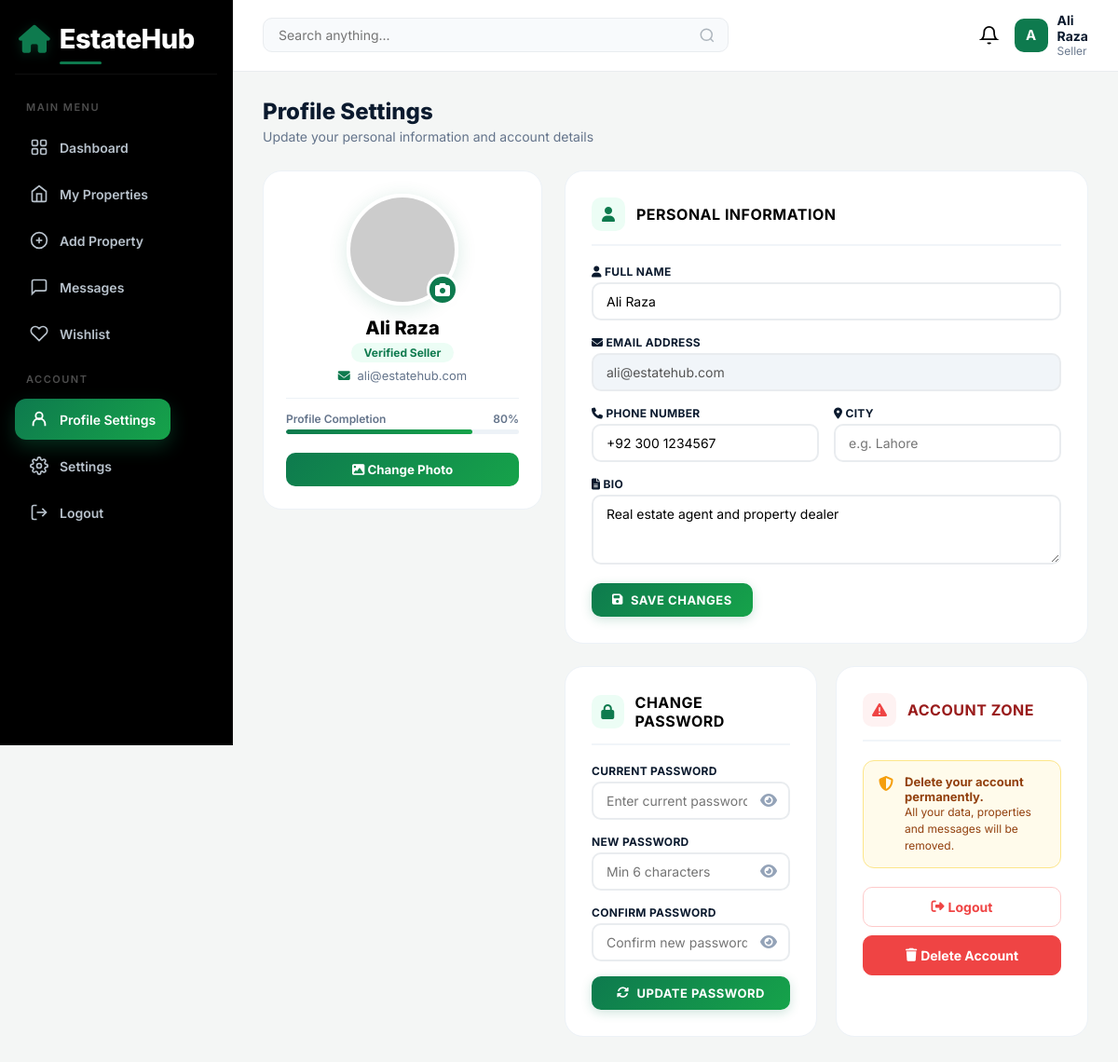
/profile-settings.php (signed in), run on the app's committed database.
### tables this page shows
CREATE TABLE users (
    id INT AUTO_INCREMENT PRIMARY KEY,
    full_name VARCHAR(100) NOT NULL,
    email VARCHAR(100) UNIQUE NOT NULL,
    password VARCHAR(255) NOT NULL,
    phone VARCHAR(20),
    profile_pic VARCHAR(255) DEFAULT NULL,
    bio TEXT,
    user_type ENUM('admin', 'seller', 'user') DEFAULT 'user',
    status ENUM('active', 'inactive', 'banned') DEFAULT 'active',
    created_at TIMESTAMP DEFAULT CURRENT_TIMESTAMP,
    updated_at TIMESTAMP DEFAULT CURRENT_TIMESTAMP ON UPDATE CURRENT_TIMESTAMP
);

### profile-settings.php (the view, shortened to what this page needs)
<?php
require_once __DIR__ . '/includes/config.php';
$seller_id      = $_SESSION['user_id'];
$user_query = mysqli_query($conn, "SELECT * FROM users WHERE id = $seller_id");
$user       = mysqli_fetch_assoc($user_query);
$result = mysqli_query($conn, "SHOW COLUMNS FROM users LIKE 'bio'");
$has_bio_column = mysqli_num_rows($result) > 0;
$result = mysqli_query($conn, "SHOW COLUMNS FROM users LIKE 'city'");
$has_city_column = mysqli_num_rows($result) > 0;
$profile_pic_path = '';
$fields = ['full_name', 'email', 'phone', 'bio'];
if ($has_city_column) $fields[] = 'city';
$filled = 0;
foreach ($fields as $f) {
    if (!empty($user[$f])) $filled++;
}
$completion = round(($filled / count($fields)) * 100);
$current_page = basename($_SERVER['PHP_SELF']);
$user_name = $_SESSION['user_name'] ?? 'Seller';
?>
<!DOCTYPE html>
<html lang="en">
<head>
    <link rel="stylesheet" href="https://cdnjs.cloudflare.com/ajax/libs/font-awesome/6.5.1/css/all.min.css">
</head>
<body>
<div class="dashboard-wrapper">
    <aside class="sidebar" id="sellerSidebar">
        <div class="logo">
            <a href="index.php">
                <i class="fas fa-home logo-icon"></i>
                <span class="logo-text">EstateHub</span>
            </a>
        </div>
        <div class="sidebar-label">Main Menu</div>
        <ul class="sidebar-menu">
            <li>
                <a href="seller-dashboard.php" class="<?php echo ($current_page == 'seller-dashboard.php') ? 'active' : ''; ?>">
                    <svg viewBox="0 0 24 24" fill="none" stroke="currentColor" stroke-width="2"><rect x="3" y="3" width="7" height="7" rx="1.5"/><rect x="14" y="3" width="7" height="7" rx="1.5"/><rect x="3" y="14" width="7" height="7" rx="1.5"/><rect x="14" y="14" width="7" height="7" rx="1.5"/></svg>
                    Dashboard
                </a>
            </li>
            <li>
                <a href="my-properties.php" class="<?php echo ($current_page == 'my-properties.php') ? 'active' : ''; ?>">
                    <svg viewBox="0 0 24 24" fill="none" stroke="currentColor" stroke-width="2"><path d="M3 9l9-7 9 7v11a2 2 0 0 1-2 2H5a2 2 0 0 1-2-2z"/><polyline points="9 22 9 12 15 12 15 22"/></svg>
                    My Properties
                </a>
            </li>
            <li>
                <a href="add-property.php" class="<?php echo ($current_page == 'add-property.php') ? 'active' : ''; ?>">
                    <svg viewBox="0 0 24 24" fill="none" stroke="currentColor" stroke-width="2"><circle cx="12" cy="12" r="10"/><line x1="12" y1="8" x2="12" y2="16"/><line x1="8" y1="12" x2="16" y2="12"/></svg>
                    Add Property
                </a>
            </li>
            <li>
                <a href="messages.php" class="<?php echo ($current_page == 'messages.php') ? 'active' : ''; ?>">
                    <svg viewBox="0 0 24 24" fill="none" stroke="currentColor" stroke-width="2"><path d="M21 15a2 2 0 0 1-2 2H7l-4 4V5a2 2 0 0 1 2-2h14a2 2 0 0 1 2 2z"/></svg>
                    Messages
                </a>
            </li>
            <li>
                <a href="wishlist.php" class="<?php echo ($current_page == 'wishlist.php') ? 'active' : ''; ?>">
                    <svg viewBox="0 0 24 24" fill="none" stroke="currentColor" stroke-width="2"><path d="M20.84 4.61a5.5 5.5 0 0 0-7.78 0L12 5.67l-1.06-1.06a5.5 5.5 0 0 0-7.78 7.78l1.06 1.06L12 21.23l7.78-7.78 1.06-1.06a5.5 5.5 0 0 0 0-7.78z"/></svg>
                    Wishlist
                </a>
            </li>
        </ul>
        <div class="sidebar-label">Account</div>
        <ul class="sidebar-menu">
            <li>
                <a href="profile-settings.php" class="active">
                    <svg viewBox="0 0 24 24" fill="none" stroke="currentColor" stroke-width="2"><circle cx="12" cy="8" r="4"/><path d="M5 20v-2a7 7 0 0 1 14 0v2"/></svg>
                    Profile Settings
                </a>
            </li>
            <li>
                <a href="settings.php" class="<?php echo ($current_page == 'settings.php') ? 'active' : ''; ?>">
                    Settings
                </a>
            </li>
            <li>
                <a href="logout.php" class="logout-link">
                    <svg viewBox="0 0 24 24" fill="none" stroke="currentColor" stroke-width="2"><path d="M9 21H5a2 2 0 0 1-2-2V5a2 2 0 0 1 2-2h4"/><polyline points="16 17 21 12 16 7"/><line x1="21" y1="12" x2="9" y2="12"/></svg>
                    Logout
                </a>
            </li>
        </ul>
    </aside>
    <div class="main-content">
        <header class="topbar">
            <div class="topbar-search">
                <input type="text" placeholder="Search anything...">
                <svg viewBox="0 0 24 24" fill="none" stroke="currentColor" stroke-width="2"><circle cx="11" cy="11" r="8"/><line x1="21" y1="21" x2="16.65" y2="16.65"/></svg>
            </div>
            <div class="topbar-actions">
                    <svg viewBox="0 0 24 24" fill="none" stroke="currentColor" stroke-width="2"><path d="M18 8A6 6 0 0 0 6 8c0 7-3 9-3 9h18s-3-2-3-9"/><path d="M13.73 21a2 2 0 0 1-3.46 0"/></svg>
                <a href="profile-settings.php" class="user-chip">
                    <div class="user-avatar">
                        <?php if(!empty($profile_pic_path)): ?>
                            <img src="<?php echo $profile_pic_path; ?>" alt="<?php echo htmlspecialchars($user_name); ?>">
                        <?php else: ?>
                            <?php echo strtoupper(substr($user_name, 0, 1)); ?>
                        <?php endif; ?>
                    </div>
                    <div class="user-info">
                        <span class="user-name"><?php echo htmlspecialchars($user_name); ?></span>
                        <span class="user-role">Seller</span>
                    </div>
                </a>
            </div>
        </header>
        <div class="content-inner">
            <div class="profile-header">
                <h1>Profile Settings</h1>
                <p>Update your personal information and account details</p>
            </div>
            <div class="profile-grid">
                <div class="profile-card">
                    <div class="profile-avatar-wrapper">
                        <img src="<?php echo !empty($profile_pic_path) ? $profile_pic_path : 'https://ui-avatars.com/api/?background=0E7A4E&color=fff&size=120&name=' . urlencode($user_name); ?>" alt="Profile" class="profile-avatar" id="profilePreview">
                        <label for="picInput" class="avatar-upload-overlay" title="Change Photo">
                            <i class="fas fa-camera"></i>
                        </label>
                    </div>
                    <div class="profile-name"><?php echo htmlspecialchars($user['full_name'] ?? $user_name); ?></div>
                    <div class="profile-role">Verified Seller</div>
                    <div class="profile-email"><i class="fas fa-envelope"></i> <?php echo htmlspecialchars($user['email'] ?? ''); ?></div>
                    <div class="completion-section">
                        <div class="completion-label">
                            <span>Profile Completion</span>
                            <span><?php echo $completion; ?>%</span>
                        </div>
                        <div class="completion-bar">
                            <div class="fill" style="width: <?php echo $completion; ?>%;"></div>
                        </div>
                    </div>
                    <div class="photo-actions">
                        <button type="button" class="btn-change" onclick="document.getElementById('picInput').click()">
                            <i class="fas fa-image"></i> Change Photo
                        </button>
                    </div>
                </div>
                <div>
                    <div class="settings-card">
                        <div class="card-header">
                            <div class="icon-box"><i class="fas fa-user"></i></div>
                            <h2>Personal Information</h2>
                        </div>
                        <form method="POST">
                            <div class="form-group">
                                <label><i class="fas fa-user"></i> Full Name</label>
                                <input type="text" name="full_name" value="<?php echo htmlspecialchars($user['full_name'] ?? ''); ?>" required>
                            </div>
                            <div class="form-group">
                                <label><i class="fas fa-envelope"></i> Email Address</label>
                                <input type="email" value="<?php echo htmlspecialchars($user['email'] ?? ''); ?>" disabled>
                            </div>
                            <div class="form-row">
                                <div class="form-group">
                                    <label><i class="fas fa-phone"></i> Phone Number</label>
                                    <input type="text" name="phone" value="<?php echo htmlspecialchars($user['phone'] ?? ''); ?>" placeholder="+92 300 1234567">
                                </div>
                                <?php if ($has_city_column): ?>
                                    <div class="form-group">
                                        <label><i class="fas fa-map-marker-alt"></i> City</label>
                                        <input type="text" name="city" value="<?php echo htmlspecialchars($user['city'] ?? ''); ?>" placeholder="e.g. Lahore">
                                    </div>
                                <?php endif; ?>
                            </div>
                            <?php if ($has_bio_column): ?>
                                <div class="form-group">
                                    <label><i class="fas fa-file-alt"></i> Bio</label>
                                    <textarea name="bio" rows="3" placeholder="Write a short bio..."><?php echo htmlspecialchars($user['bio'] ?? ''); ?></textarea>
                                </div>
                            <?php endif; ?>
                            <button type="submit" name="update_profile" class="btn btn-primary">
                                <i class="fas fa-save"></i> Save Changes
                            </button>
                        </form>
                    </div>
                    <div style="display:grid; grid-template-columns:1fr 1fr; gap:20px;">
                        <div class="settings-card" style="margin-bottom:0;">
                            <div class="card-header">
                                <div class="icon-box"><i class="fas fa-lock"></i></div>
                                <h2>Change Password</h2>
                            </div>
                            <form method="POST">
                                <div class="form-group">
                                    <label>Current Password</label>
                                    <div class="password-field">
                                        <input type="password" name="current_password" placeholder="Enter current password" required>
                                        <button type="button" class="password-toggle" onclick="togglePw(this)"><i class="fas fa-eye"></i></button>
                                    </div>
                                </div>
                                <div class="form-group">
                                    <label>New Password</label>
                                    <div class="password-field">
                                        <input type="password" name="new_password" placeholder="Min 6 characters" required>
                                        <button type="button" class="password-toggle" onclick="togglePw(this)"><i class="fas fa-eye"></i></button>
                                    </div>
                                </div>
                                <div class="form-group">
                                    <label>Confirm Password</label>
                                    <div class="password-field">
                                        <input type="password" name="confirm_password" placeholder="Confirm new password" required>
                                        <button type="button" class="password-toggle" onclick="togglePw(this)"><i class="fas fa-eye"></i></button>
                                    </div>
                                </div>
                                <button type="submit" name="change_password" class="btn btn-primary btn-block">
                                    <i class="fas fa-sync-alt"></i> Update Password
                                </button>
                            </form>
                        </div>
                        <div class="settings-card" style="margin-bottom:0;">
                            <div class="card-header">
                                <div class="icon-box" style="background:#fef2f2; color:#ef4444;"><i class="fas fa-exclamation-triangle"></i></div>
                                <h2 style="color:#991b1b;">Account Zone</h2>
                            </div>
                            <div class="account-zone-notice">
                                <i class="fas fa-shield-alt"></i>
                                <div>
                                    <h4>Delete your account permanently.</h4>
                                    <p>All your data, properties and messages will be removed.</p>
                                </div>
                            </div>
                            <a href="logout.php" class="zone-btn logout-zone-btn">
                                <i class="fas fa-sign-out-alt"></i> Logout
                            </a>
                            <form method="POST" onsubmit="return confirm('Are you sure you want to delete your account? This cannot be undone!');">
                                <button type="submit" name="delete_account" class="zone-btn delete-zone-btn">
                                    <i class="fas fa-trash"></i> Delete Account
                                </button>
                            </form>
                        </div>
                    </div>
                </div>
            </div>
        </div>
    </div>
</div>
</body>
</html>

### data on the page
users: full_name "Ali Raza", email "ali@estatehub.com", phone "+92 300 1234567", bio "Real estate agent and property dealer"

### other printed values
substr($user_name, 0, 1) "A"
$user_name "Ali Raza"
$completion "80"
